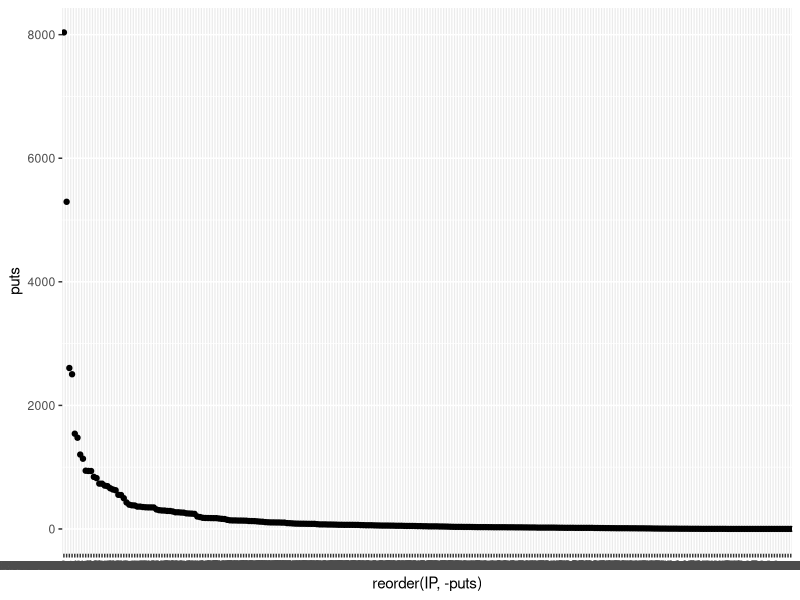
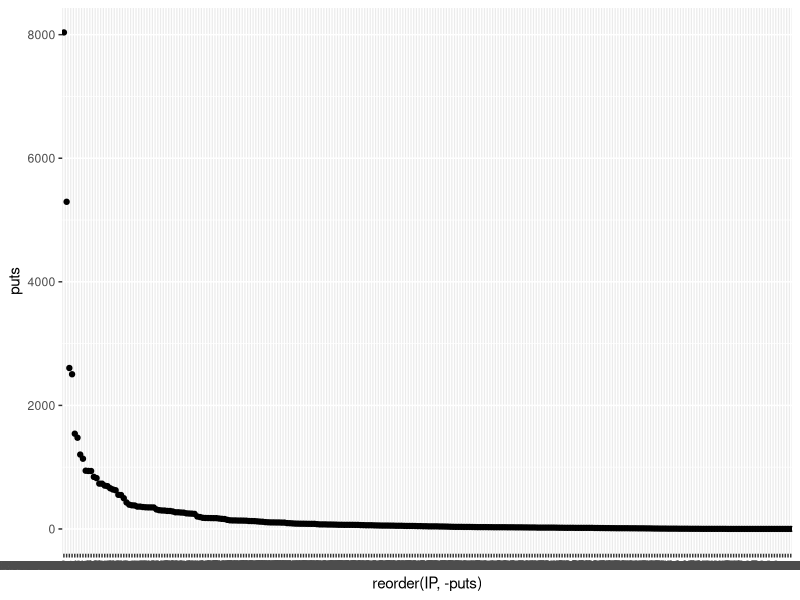

The R script that drew these images, in order:
#!/usr/bin/env Rscript

library(ggplot2)
ips <- read.csv("cartones-exp-1.csv")
ggplot(ips, aes(x=reorder(IP,-puts),y=puts)) + geom_point()
ggsave("all-ips.png")
